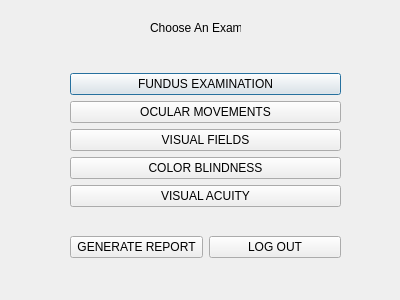
<?xml version="1.0" encoding="UTF-8"?>
<ui version="4.0">
 <class>exammenu</class>
 <widget class="QDialog" name="exammenu">
  <property name="geometry">
   <rect>
    <x>0</x>
    <y>0</y>
    <width>400</width>
    <height>300</height>
   </rect>
  </property>
  <property name="windowTitle">
   <string>Dialog</string>
  </property>
  <widget class="QLabel" name="label">
   <property name="geometry">
    <rect>
     <x>150</x>
     <y>20</y>
     <width>91</width>
     <height>16</height>
    </rect>
   </property>
   <property name="text">
    <string>Choose An Exam</string>
   </property>
  </widget>
  <widget class="QWidget" name="">
   <property name="geometry">
    <rect>
     <x>70</x>
     <y>50</y>
     <width>271</width>
     <height>231</height>
    </rect>
   </property>
   <layout class="QVBoxLayout" name="verticalLayout_2">
    <item>
     <layout class="QVBoxLayout" name="verticalLayout">
      <item>
       <widget class="QPushButton" name="fundusexamButton">
        <property name="text">
         <string>FUNDUS EXAMINATION</string>
        </property>
       </widget>
      </item>
      <item>
       <widget class="QPushButton" name="ocularexamButton">
        <property name="text">
         <string>OCULAR MOVEMENTS</string>
        </property>
       </widget>
      </item>
      <item>
       <widget class="QPushButton" name="fieldsexamButton">
        <property name="text">
         <string>VISUAL FIELDS</string>
        </property>
       </widget>
      </item>
      <item>
       <widget class="QPushButton" name="colorexamButton">
        <property name="text">
         <string>COLOR BLINDNESS</string>
        </property>
       </widget>
      </item>
      <item>
       <widget class="QPushButton" name="acuityexamButton">
        <property name="text">
         <string>VISUAL ACUITY</string>
        </property>
       </widget>
      </item>
     </layout>
    </item>
    <item>
     <layout class="QHBoxLayout" name="horizontalLayout">
      <item>
       <widget class="QPushButton" name="genreportButton">
        <property name="text">
         <string>GENERATE REPORT</string>
        </property>
       </widget>
      </item>
      <item>
       <widget class="QPushButton" name="menulogoutButton">
        <property name="text">
         <string>LOG OUT</string>
        </property>
       </widget>
      </item>
     </layout>
    </item>
   </layout>
  </widget>
 </widget>
 <resources/>
 <connections/>
</ui>
